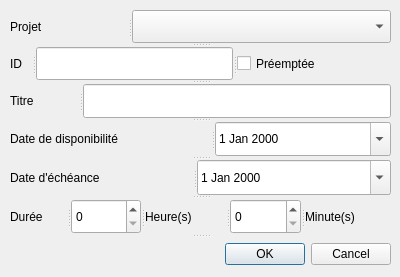
<?xml version="1.0" encoding="UTF-8"?>
<ui version="4.0">
 <class>AjoutTacheWindow</class>
 <widget class="QDialog" name="AjoutTacheWindow">
  <property name="geometry">
   <rect>
    <x>0</x>
    <y>0</y>
    <width>400</width>
    <height>277</height>
   </rect>
  </property>
  <property name="windowTitle">
   <string>Ajout d'une Tâche</string>
  </property>
  <widget class="QSplitter" name="splitter_7">
   <property name="geometry">
    <rect>
     <x>10</x>
     <y>10</y>
     <width>381</width>
     <height>261</height>
    </rect>
   </property>
   <property name="orientation">
    <enum>Qt::Vertical</enum>
   </property>
   <widget class="QSplitter" name="splitter">
    <property name="orientation">
     <enum>Qt::Horizontal</enum>
    </property>
    <widget class="QLabel" name="Projet_Lab">
     <property name="text">
      <string>Projet</string>
     </property>
    </widget>
    <widget class="QComboBox" name="Projet_Box"/>
   </widget>
   <widget class="QSplitter" name="splitter_2">
    <property name="orientation">
     <enum>Qt::Horizontal</enum>
    </property>
    <widget class="QLabel" name="ID_Lab">
     <property name="text">
      <string>ID</string>
     </property>
    </widget>
    <widget class="QLineEdit" name="ID_Edit"/>
    <widget class="QCheckBox" name="Preemptee_Box">
     <property name="text">
      <string>Préemptée</string>
     </property>
    </widget>
   </widget>
   <widget class="QSplitter" name="splitter_6">
    <property name="orientation">
     <enum>Qt::Horizontal</enum>
    </property>
    <widget class="QLabel" name="Titre_Lab">
     <property name="text">
      <string>Titre</string>
     </property>
    </widget>
    <widget class="QLineEdit" name="Titre_Edit"/>
   </widget>
   <widget class="QSplitter" name="splitter_5">
    <property name="orientation">
     <enum>Qt::Horizontal</enum>
    </property>
    <widget class="QLabel" name="Dispo_Lab">
     <property name="text">
      <string>Date de disponibilité</string>
     </property>
    </widget>
    <widget class="QDateEdit" name="Dispo_Edit">
     <property name="calendarPopup">
      <bool>true</bool>
     </property>
    </widget>
   </widget>
   <widget class="QSplitter" name="splitter_3">
    <property name="orientation">
     <enum>Qt::Horizontal</enum>
    </property>
    <widget class="QLabel" name="Echeance_Lab">
     <property name="text">
      <string>Date d'échéance</string>
     </property>
    </widget>
    <widget class="QDateEdit" name="Echeance_Edit">
     <property name="calendarPopup">
      <bool>true</bool>
     </property>
    </widget>
   </widget>
   <widget class="QSplitter" name="splitter_4">
    <property name="orientation">
     <enum>Qt::Horizontal</enum>
    </property>
    <widget class="QLabel" name="Duree_Lab">
     <property name="text">
      <string>Durée</string>
     </property>
    </widget>
    <widget class="QSpinBox" name="Heure_Box"/>
    <widget class="QLabel" name="Heure_Lab">
     <property name="text">
      <string>Heure(s)</string>
     </property>
    </widget>
    <widget class="QSpinBox" name="Minute_Box"/>
    <widget class="QLabel" name="Minute_Lab">
     <property name="text">
      <string>Minute(s)</string>
     </property>
    </widget>
   </widget>
   <widget class="QDialogButtonBox" name="buttonBox">
    <property name="orientation">
     <enum>Qt::Horizontal</enum>
    </property>
    <property name="standardButtons">
     <set>QDialogButtonBox::Cancel|QDialogButtonBox::Ok</set>
    </property>
   </widget>
  </widget>
 </widget>
 <resources/>
 <connections>
  <connection>
   <sender>buttonBox</sender>
   <signal>accepted()</signal>
   <receiver>AjoutTacheWindow</receiver>
   <slot>accept()</slot>
   <hints>
    <hint type="sourcelabel">
     <x>248</x>
     <y>254</y>
    </hint>
    <hint type="destinationlabel">
     <x>157</x>
     <y>274</y>
    </hint>
   </hints>
  </connection>
  <connection>
   <sender>buttonBox</sender>
   <signal>rejected()</signal>
   <receiver>AjoutTacheWindow</receiver>
   <slot>reject()</slot>
   <hints>
    <hint type="sourcelabel">
     <x>316</x>
     <y>260</y>
    </hint>
    <hint type="destinationlabel">
     <x>286</x>
     <y>274</y>
    </hint>
   </hints>
  </connection>
 </connections>
</ui>
